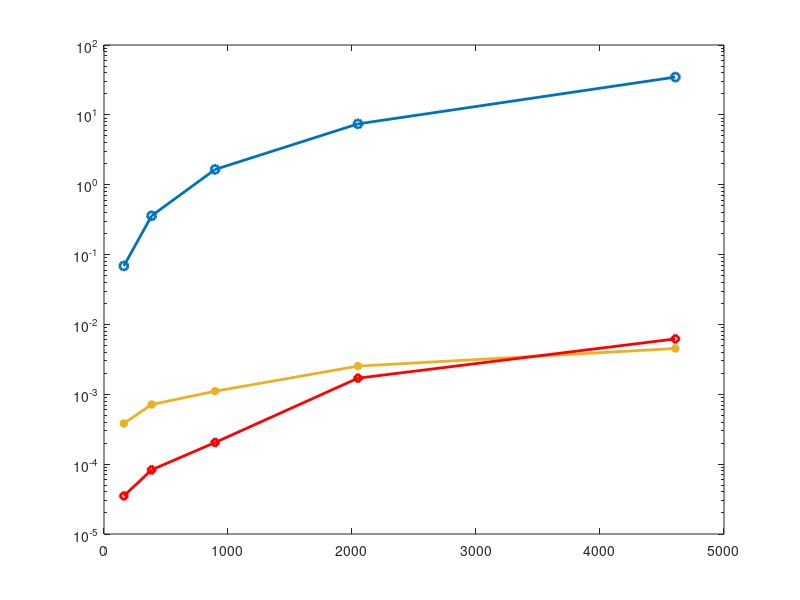

MATLAB code to generate this figure: (Note: this script raises an error after producing the figure.)
clear; close all; clc
textSize = 16;
linewid = 1;

epiImpdp = [0.06871615069927556
    0.35916622165012674
    1.65375032488084
    7.425803937911987
    34.720497956147064
    ];

epiImpsim = [3.5032e-05
    8.2803e-05
    2.0408e-04
    0.0017
    0.0062
    ];

epilmpdct = [0.00038158268162859265
    0.0007137961060036229
    0.0011061672615793954
    0.0025304774848782284
    0.0045236632937476744
    ];

% 160 384 896 2048 4608
kle = [32*5, 64*6, 128*7, 256*8, 512*9];

figure(13)

semilogy(kle, epiImpdp, 'o-', 'LineWidth',2)
hold on
semilogy(kle, epilmpdct, '*-', 'LineWidth',2,  'Color',[0.929411764705882 0.694117647058824 0.125490196078431])
hold on
semilogy(kle, epiImpsim, 'd-', 'LineWidth',2, 'Color', 'r')
hold on
ax = gca;
ax.YAxis.FontSize = 14;
ax.XAxis.FontSize = 14;
ax.YAxis.FontWeight = 'bold';
ax.XAxis.FontWeight = 'bold';
ax.LineWidth = 1;
xlim([-300 5000]);
ylim([0 100000]);
legend('DP-SKG', 'DCT-Quantization', 'SIM-SKG', 'FontSize',textSize, 'FontWeight','bold', 'Location','northeast')
xlabel('Key Length (bit)', 'FontSize', 15, 'FontWeight','bold')
ylabel('Time (sec.)', 'FontSize',15, 'FontWeight','bold')
grid on
ax.XGrid = 'on';
ax.YMinorGrid = 'off';
ax.YMinorTick = "off";

% for i=1:length(epiImpdp)
%     text(kle(i),epiImpdp(i),num2str(epiImpdp(i), '%.2g'), 'FontWeight','bold', 'Color','#0072BD', 'HorizontalAlignment', 'center', 'VerticalAlignment', 'bottom')
%     text(kle(i),epilmpdct(i),num2str(epilmpdct(i), '%.2g'), 'FontWeight','bold', 'Color', '#EDB120', 'HorizontalAlignment', 'center', 'VerticalAlignment', 'bottom')
%     text(kle(i),epiImpsim(i),num2str(epiImpsim(i), '%.2g'), 'FontWeight','bold', 'Color', '#D95319', 'HorizontalAlignment', 'center', 'VerticalAlignment', 'bottom')
% end

% 创建 text
text('VerticalAlignment','bottom',...
    'HorizontalAlignment','center',...
    'FontWeight','bold',...
    'String','0.069',...
    'Position',[40.1843490825819 0.108848811685314 0],...
    'Color',[0 0.447058823529412 0.741176470588235]);

% 创建 text
text('VerticalAlignment','bottom',...
    'HorizontalAlignment','center',...
    'FontWeight','bold',...
    'String','0.0004',...
    'Position',[15.299551329717 0.000435175339816455 0],...
    'Color',[0.929411764705882 0.694117647058824 0.125490196078431]);

% 创建 text
text('VerticalAlignment','bottom',...
    'HorizontalAlignment','center',...
    'FontWeight','bold',...
    'String','3.5e-05',...
    'Position',[27.9723538437747 5.54919202985151e-05 0],...
    'Color',[0.850980392156863 0.325490196078431 0.0980392156862745]);

% 创建 text
text('VerticalAlignment','bottom',...
    'HorizontalAlignment','center',...
    'FontWeight','bold',...
    'String','0.36',...
    'Position',[383.999988436699 0.532748803836284 0],...
    'Color',[0 0.447058823529412 0.741176470588235]);

% 创建 text
text('VerticalAlignment','bottom',...
    'HorizontalAlignment','center',...
    'FontWeight','bold',...
    'String','0.0007',...
    'Position',[383.999988436699 0.000991432864701368 0],...
    'Color',[0.929411764705882 0.694117647058824 0.125490196078431]);

% 创建 text
text('VerticalAlignment','bottom',...
    'HorizontalAlignment','center',...
    'FontWeight','bold',...
    'String','8.3e-05',...
    'Position',[359.576031263523 0.000122821127688434 0],...
    'Color',[0.850980392156863 0.325490196078431 0.0980392156862745]);

% 创建 text
text('VerticalAlignment','bottom',...
    'HorizontalAlignment','center',...
    'FontWeight','bold',...
    'String','1.7',...
    'Position',[896.000027656555 2.15090471936394 0],...
    'Color',[0 0.447058823529412 0.741176470588235]);

% 创建 text
text('VerticalAlignment','bottom',...
    'HorizontalAlignment','center',...
    'FontWeight','bold',...
    'String','0.0011',...
    'Position',[896.000027656555 0.00134720669353881 0],...
    'Color',[0.929411764705882 0.694117647058824 0.125490196078431]);

% 创建 text
text('VerticalAlignment','bottom',...
    'HorizontalAlignment','center',...
    'FontWeight','bold',...
    'String','0.0002',...
    'Position',[896.000027656555 0.000302710474784909 0],...
    'Color',[0.850980392156863 0.325490196078431 0.0980392156862745]);

% 创建 text
text('VerticalAlignment','bottom',...
    'HorizontalAlignment','center',...
    'FontWeight','bold',...
    'String','7.4',...
    'Position',[2047.99998998642 9.65817473113511 0],...
    'Color',[0 0.447058823529412 0.741176470588235]);

% 创建 text
text('VerticalAlignment','bottom',...
    'HorizontalAlignment','center',...
    'FontWeight','bold',...
    'String','0.0025',...
    'Position',[2047.99998998642 0.00678062942650346 0],...
    'Color',[0.929411764705882 0.694117647058824 0.125490196078431]);

% 创建 text
text('VerticalAlignment','bottom',...
    'HorizontalAlignment','center',...
    'FontWeight','bold',...
    'String','0.0017',...
    'Position',[2047.99998998642 0.00287575332982134 0],...
    'Color',[0.850980392156863 0.325490196078431 0.0980392156862745]);

% 创建 text
text('VerticalAlignment','bottom',...
    'HorizontalAlignment','center',...
    'FontWeight','bold',...
    'String','35',...
    'Position',[4607.99999237061 42.2862502991482 0],...
    'Color',[0 0.447058823529412 0.741176470588235]);

% 创建 text
text('VerticalAlignment','bottom',...
    'HorizontalAlignment','center',...
    'FontWeight','bold',...
    'String','0.0045',...
    'Position',[4607.99996256828 0.0192009426826852 0],...
    'Color',[0.929411764705882 0.694117647058824 0.125490196078431]);

% 创建 text
text('VerticalAlignment','bottom',...
    'HorizontalAlignment','center',...
    'FontWeight','bold',...
    'String','0.0062',...
    'Position',[4607.99996256828 0.00861154011942322 0],...
    'Color',[0.850980392156863 0.325490196078431 0.0980392156862745]);

print('timeCmplx','-depsc')
